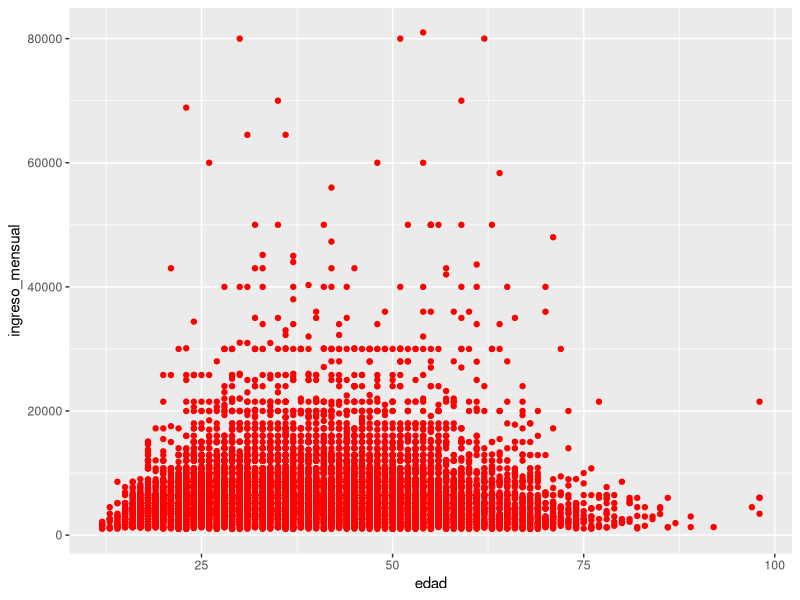
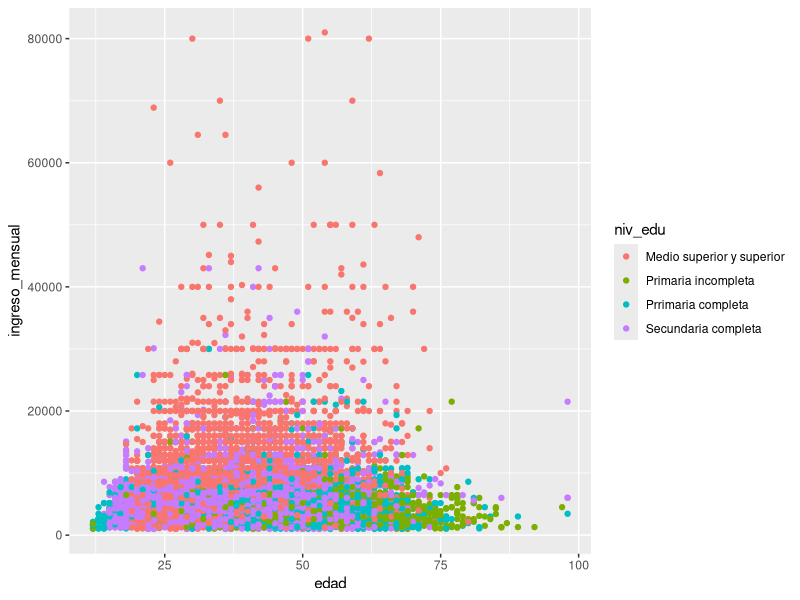
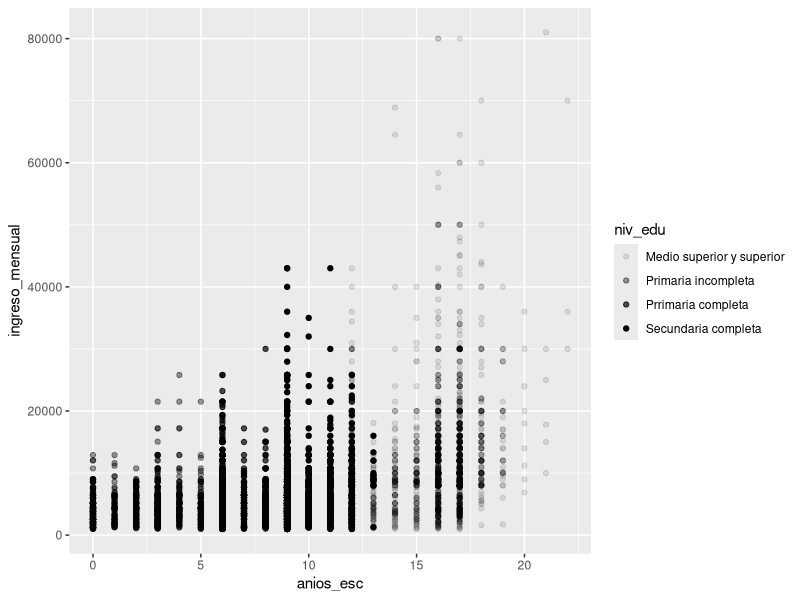
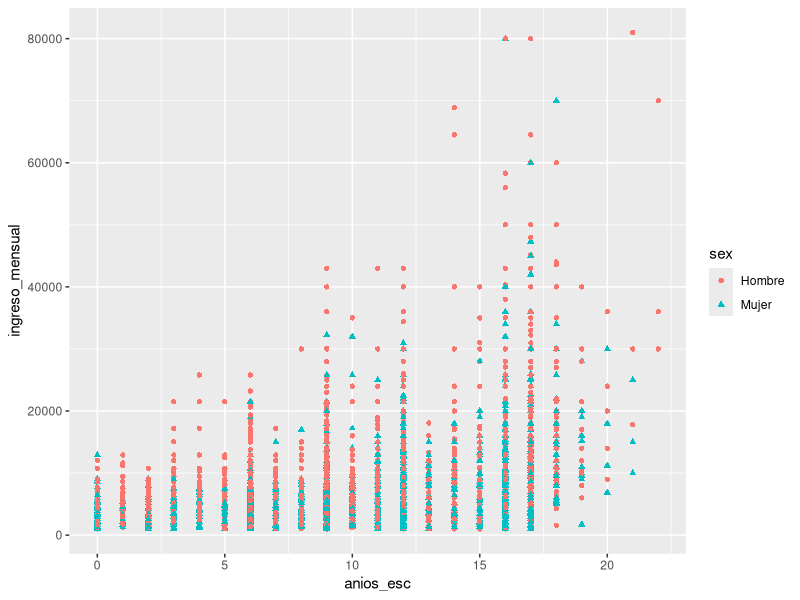
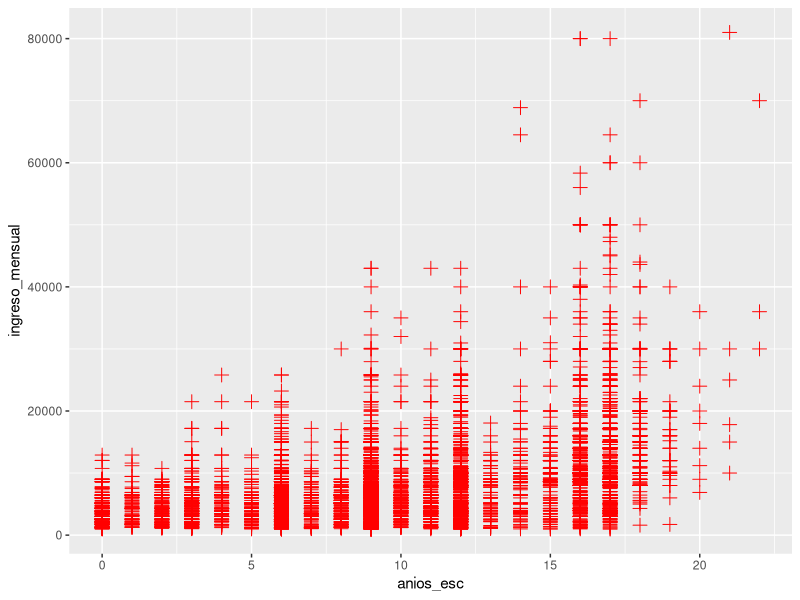
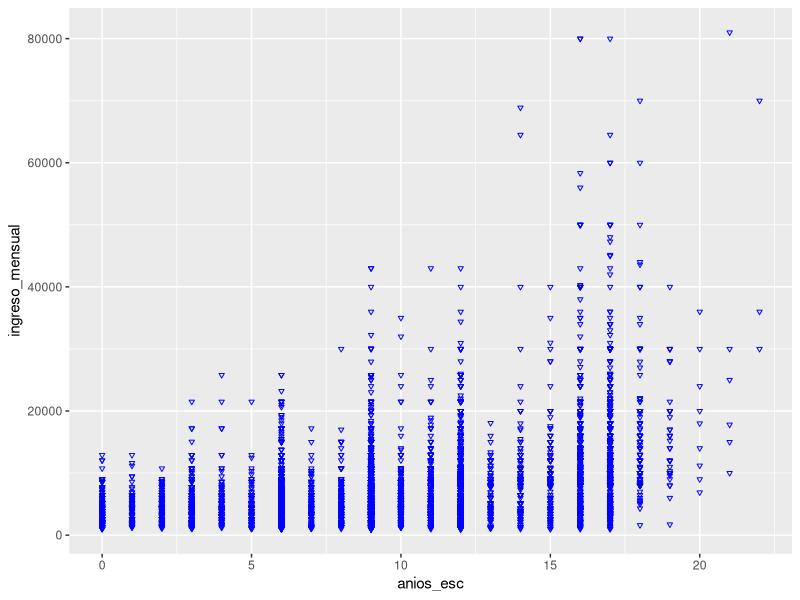
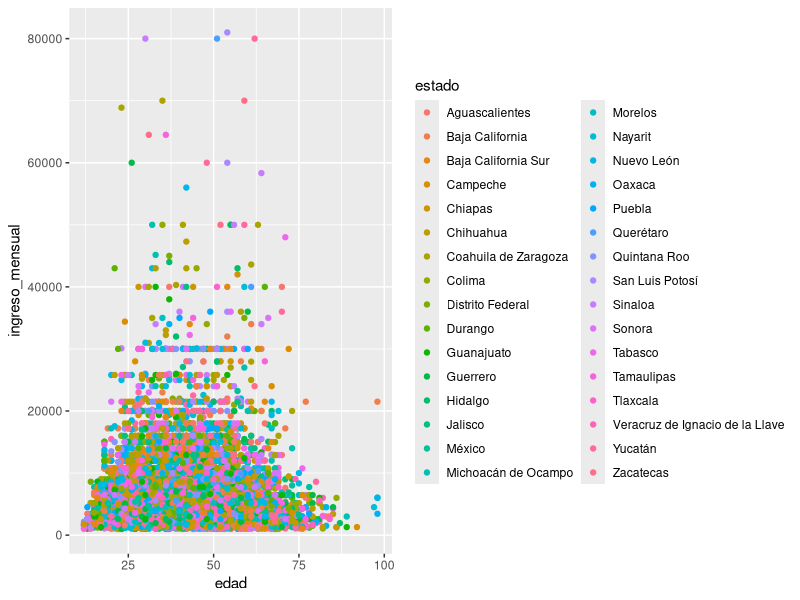
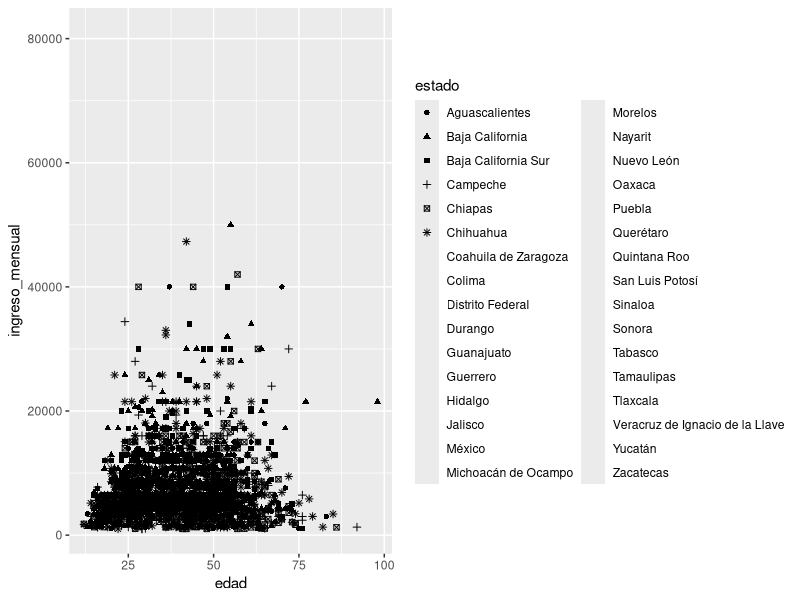

Source code (R) for these figures, in order: (Note: this script raises an error after producing the figures.)
library(ggplot2) # Carga de librerias para instalarlas es install.packages("nomrbeLibreria")
library(readxl)
library(tidyr)
library(dplyr)
library(gridExtra)
library(rmarkdown)
setwd("C:\\Cursos\\Ciencia_Datos\\A2_Capacitacion\\R\\Capitulo_3\\BD") # Busqueda de BD
enoe <- read_xlsx("mu_enoe.xlsx")

View(enoe)
# 1. Elabora una gráfica de dispersión que permita observar la relación entre el salario mensual y la edad. Donde todos los puntos sean rojos.
ggplot(data = enoe, mapping = aes(edad, ingreso_mensual))+
    geom_point(color ="red")

# 2. Elabora una gráfica que permita observar la relación entre el ingreso entre el salario mensual y la edad. Además que los puntos permitan identificar el nivel de escolaridad.
ggplot(data = enoe, mapping = aes (edad, ingreso_mensual, color = niv_edu))+
    geom_point()

# 3. Intenta efectuar una gráfica de puntos, donde en el eje x se observen los años de educación, en el eje y, el ingreso mensual y ademas usando la estética de alpha sobre la variable nivel de educación.
# ¿Cuál es el warning que emite R? 
# El Warning que presenta es: 
# Warning message:
# Using alpha for a discrete variable is not advised.
#¿Porqué crees que sucede esto?
# Esta advertencia sale debido a que estamos utilizando en niv_edu datos categoricos y no numericos 

ggplot(data = enoe, mapping = aes (anios_esc, ingreso_mensual, alpha = niv_edu))+
    geom_point()

# 4. Elabora una gráfica que permita ver la relación del ingreso mensual con los años de educación diferenciada por sexo, de manera que cambie no sólo el color del punto, sino ademas la forma. ¿Qué información relevante aporta esa gráfica?
ggplot(data = enoe, mapping = aes(anios_esc, ingreso_mensual, shape = sex, color = sex))+
    geom_point()
# 5. Construye las siguientes gráficas, analiza detenidamente las diferencias entre ellas y responde las preguntas.
#   • ggplot(data = enoe) + geom_point(mapping = aes(x =anios_esc, y =ingreso_mensual), shape=3, size=3, color=“red”)
ggplot(data = enoe)+ 
    geom_point(mapping = aes(x = anios_esc, y = ingreso_mensual),shape = 3, size =3, color = "red")
#   • ggplot(data = enoe) + geom_point(mapping = aes(x =anios_esc, y =ingreso_mensual), shape=5, size=1, color=“blue”)
ggplot(data = enoe)+
    geom_point(mapping = aes(anios_esc, ingreso_mensual,),shape = 25, size = 1, color = " blue")
#   • ¿Qué impacto tiene sobre la gráfica la opción shape, size y color cuando éstas se incluyen fuera de la función aes? 
# Estas influyen en la forma de los puntos y el tamaño de estos, esto sirve para darle mejor identificación a las gráficas
#6. Elabora una gráfica que permita observar la relación la edad y el ingreso mensual, diferenciando por estados usando primero color y después shape. ¿Observas alguna inconsistencia?
#Diferenciado por color
ggplot(data = enoe, mapping = aes(edad, ingreso_mensual,color = estado))+
    geom_point()
#Diferenciado por forma shape
ggplot(data = enoe, mapping = aes(edad, ingreso_mensual,shape = estado))+
    geom_point()
#7. ¿Qué gráficas generan los siguientes códigos?
#   • ggplot(data=enoe)+ geom_point(mapping = aes(x =anios_esc, y =ingreso_mensual))+ facet_grid(sex~.)
ggplot(data = enoe, mapping = aes(anios_esc, ingreso_mensual))+
    geom_point()+
    facet_grid(sex~.)
#   • ggplot(data=enoe)+ geom_point(mapping = aes(x =anios_esc, y =ingreso_mensual))+ facet_grid(. ~ tipo_empleo)
ggplot(data = enoe, mapping = aes(anios_esc,ingreso_mensual))+
    geom_point()+
    facet_grid( tipo_empleo~.)
#   • ¿Que función tiene “.” dentro de código?
# El punto hace cambio de posición de las gráficas una la pone de forma superior e inferior y la otra de izquierda a derecha

#8. Replica la gráfica para separa Jalisco, pero elimina la opción se. ¿Que función tiene se?
ggplot(data=enoe, mapping = aes(x =anios_esc, y =ingreso_mensual))+ 
    geom_point(mapping = aes(color=niv_edu), show.legend = FALSE)+ 
    geom_smooth( data=filter(enoe, estado=="Hidalgo"), se=FALSE)

ggplot(data = enoe, mapping = aes(x = anios_esc, y = ingreso_mensual)) +
    geom_point(mapping = aes(color = niv_edu), show.legend = FALSE) +
    geom_smooth(data = filter(enoe, estado == "Distrito Federal"), 
                mapping = aes(x = anios_esc, y = ingreso_mensual), 
                method = "auto") +
    labs(title = "Relationship between Years of Education and Monthly Income",
         x = "Years of Education",
         y = "Monthly Income")
# La fucnión SE ayuda a quitar el margen de error que tienen en la gráfica que muestra el Distrito Federal y en las demás
#9. ¿Cuál sería el código necesario para construir cada una de las siguientes gráficas?
g1 <- ggplot(data =enoe, mapping = aes(anios_esc,ingreso_mensual))+
        geom_point(size = .25) +  
        geom_smooth(se = FALSE)

g2 <- ggplot(data =enoe, mapping = aes(anios_esc,ingreso_mensual,linetype = sex))+
        geom_point(size = .25) +  
        geom_smooth(mapping = aes(linetype = sex),se = FALSE, show.legend = FALSE)

g3 <- ggplot(data = enoe, mapping = aes(anios_esc, ingreso_mensual)) +
  geom_point(mapping = aes(color = sex), size = 0.25) +
  geom_smooth(mapping = aes(linetype = sex, color = sex), se = FALSE)

g4 <- ggplot(data = enoe, mapping = aes(anios_esc, ingreso_mensual))+
        geom_point(mapping = aes(color = sex),size = .25)+
        geom_smooth(se =  FALSE)
 
g5 <- ggplot(data = enoe, mapping = aes( anios_esc, ingreso_mensual))+
        geom_smooth(mapping = aes(linetype = sex),color = "blue", se = FALSE)

g6 <- ggplot(data = enoe, mapping = aes(anios_esc, ingreso_mensual))+
        geom_point(mapping = aes(color = sex), size = 0.25)

grid.arrange(g1,g2,g3,g4,g5, g6)

#10. ¿Cuál es la diferencia entre geom_col y geom_bar?
p1 <- ggplot(data = enoe, mapping = aes(asiste, ingreso_mensual))+
    geom_col()

p2 <-ggplot(data = enoe, mapping = aes(estado)) +
    geom_bar()
#geom_bar
# Esta gráfica se utliza para realizar un conteo de un solo elemento de la gráfica
# Geom_col
# Esta grafica se le puede asignar lo que es el eje X y Y por lo que se puede dar un analisis de ambas cosas
grid.arrange(p1, p2)
#11. Una de las geometrias en ggplot2 es geom_jitter, la cual crea el mismo efecto que position=“jitter” ¿Cómo sería el código para construir la misma gráfica usando geom_jitter en lugar de position=“jitter”
ggplot( data = enoe, mapping = aes(anios_esc, ingreso_mensual))+
    geom_jitter()







rmarkdown::render("C:\\Cursos\\Ciencia_Datos\\A2_Capacitacion\\R\\Capitulo_3\\Actividades2.r", output_format = "pdf_document")
